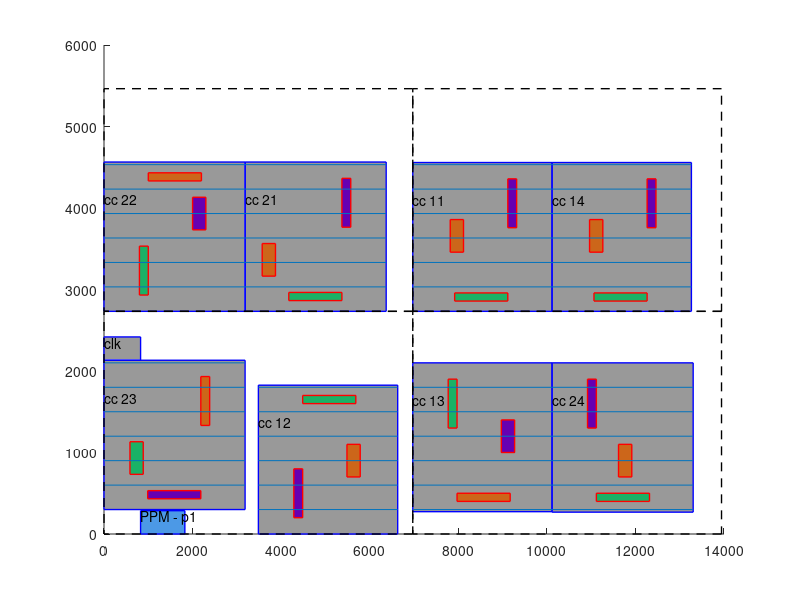

Write MATLAB code to recreate this figure.
%PPM1 
x1=826; 
x2=1826; 
y1=0; 
y2=286; 
rectangle('Position',[x1,y1,x2-x1,y2-y1],'FaceColor',[.3 .6 .9],'EdgeColor','b','LineWidth',1);
str = 'PPM - p1'; 
 nstr = strrep(str,'_',' '); 
 text(x1+5,y2-((y2-y1)/4),nstr);%module1 
x1=6972; 
x2=10118; 
y1=2732; 
y2=4558; 
rectangle('Position',[x1,y1,x2-x1,y2-y1],'FaceColor',[.6 .6 .6],'EdgeColor','b','LineWidth',1);
str = 'cc_11'; 
 nstr = strrep(str,'_',' '); 
 text(x1+5,y2-((y2-y1)/4),nstr);x1=7918; 
x2=9118; 
y1=2858; 
y2=2958; 
rectangle('Position',[x1,y1,x2-x1,y2-y1],'FaceColor',[0.1 0.7 0.4],'EdgeColor','r','LineWidth',1);
x1=9118; 
x2=9318; 
y1=3758; 
y2=4358; 
rectangle('Position',[x1,y1,x2-x1,y2-y1],'FaceColor',[0.4 0.0 0.7],'EdgeColor','r','LineWidth',1);
x1=7818; 
x2=8118; 
y1=3458; 
y2=3858; 
rectangle('Position',[x1,y1,x2-x1,y2-y1],'FaceColor',[0.8 0.4 0.1],'EdgeColor','r','LineWidth',1);
%module2 
x1=3486; 
x2=6632; 
y1=0; 
y2=1826; 
rectangle('Position',[x1,y1,x2-x1,y2-y1],'FaceColor',[.6 .6 .6],'EdgeColor','b','LineWidth',1);
str = 'cc_12'; 
 nstr = strrep(str,'_',' '); 
 text(x1+5,y2-((y2-y1)/4),nstr);x1=4486; 
x2=5686; 
y1=1600; 
y2=1700; 
rectangle('Position',[x1,y1,x2-x1,y2-y1],'FaceColor',[0.1 0.7 0.4],'EdgeColor','r','LineWidth',1);
x1=4286; 
x2=4486; 
y1=200; 
y2=800; 
rectangle('Position',[x1,y1,x2-x1,y2-y1],'FaceColor',[0.4 0.0 0.7],'EdgeColor','r','LineWidth',1);
x1=5486; 
x2=5786; 
y1=700; 
y2=1100; 
rectangle('Position',[x1,y1,x2-x1,y2-y1],'FaceColor',[0.8 0.4 0.1],'EdgeColor','r','LineWidth',1);
%module3 
x1=6972; 
x2=10118; 
y1=274; 
y2=2100; 
rectangle('Position',[x1,y1,x2-x1,y2-y1],'FaceColor',[.6 .6 .6],'EdgeColor','b','LineWidth',1);
str = 'cc_13'; 
 nstr = strrep(str,'_',' '); 
 text(x1+5,y2-((y2-y1)/4),nstr);x1=7972; 
x2=9172; 
y1=400; 
y2=500; 
rectangle('Position',[x1,y1,x2-x1,y2-y1],'FaceColor',[0.8 0.4 0.1],'EdgeColor','r','LineWidth',1);
x1=7772; 
x2=7972; 
y1=1300; 
y2=1900; 
rectangle('Position',[x1,y1,x2-x1,y2-y1],'FaceColor',[0.1 0.7 0.4],'EdgeColor','r','LineWidth',1);
x1=8972; 
x2=9272; 
y1=1000; 
y2=1400; 
rectangle('Position',[x1,y1,x2-x1,y2-y1],'FaceColor',[0.4 0.0 0.7],'EdgeColor','r','LineWidth',1);
%module4 
x1=10118; 
x2=13264; 
y1=2732; 
y2=4558; 
rectangle('Position',[x1,y1,x2-x1,y2-y1],'FaceColor',[.6 .6 .6],'EdgeColor','b','LineWidth',1);
str = 'cc_14'; 
 nstr = strrep(str,'_',' '); 
 text(x1+5,y2-((y2-y1)/4),nstr);x1=11064; 
x2=12264; 
y1=2858; 
y2=2958; 
rectangle('Position',[x1,y1,x2-x1,y2-y1],'FaceColor',[0.1 0.7 0.4],'EdgeColor','r','LineWidth',1);
x1=12264; 
x2=12464; 
y1=3758; 
y2=4358; 
rectangle('Position',[x1,y1,x2-x1,y2-y1],'FaceColor',[0.4 0.0 0.7],'EdgeColor','r','LineWidth',1);
x1=10964; 
x2=11264; 
y1=3458; 
y2=3858; 
rectangle('Position',[x1,y1,x2-x1,y2-y1],'FaceColor',[0.8 0.4 0.1],'EdgeColor','r','LineWidth',1);
%module5 
x1=3186; 
x2=6372; 
y1=2732; 
y2=4564; 
rectangle('Position',[x1,y1,x2-x1,y2-y1],'FaceColor',[.6 .6 .6],'EdgeColor','b','LineWidth',1);
str = 'cc_21'; 
 nstr = strrep(str,'_',' '); 
 text(x1+5,y2-((y2-y1)/4),nstr);x1=4172; 
x2=5372; 
y1=2864; 
y2=2964; 
rectangle('Position',[x1,y1,x2-x1,y2-y1],'FaceColor',[0.1 0.7 0.4],'EdgeColor','r','LineWidth',1);
x1=5372; 
x2=5572; 
y1=3764; 
y2=4364; 
rectangle('Position',[x1,y1,x2-x1,y2-y1],'FaceColor',[0.4 0.0 0.7],'EdgeColor','r','LineWidth',1);
x1=3572; 
x2=3872; 
y1=3164; 
y2=3564; 
rectangle('Position',[x1,y1,x2-x1,y2-y1],'FaceColor',[0.8 0.4 0.1],'EdgeColor','r','LineWidth',1);
%module6 
x1=0; 
x2=3186; 
y1=2732; 
y2=4564; 
rectangle('Position',[x1,y1,x2-x1,y2-y1],'FaceColor',[.6 .6 .6],'EdgeColor','b','LineWidth',1);
str = 'cc_22'; 
 nstr = strrep(str,'_',' '); 
 text(x1+5,y2-((y2-y1)/4),nstr);x1=1000; 
x2=2200; 
y1=4332; 
y2=4432; 
rectangle('Position',[x1,y1,x2-x1,y2-y1],'FaceColor',[0.8 0.4 0.1],'EdgeColor','r','LineWidth',1);
x1=800; 
x2=1000; 
y1=2932; 
y2=3532; 
rectangle('Position',[x1,y1,x2-x1,y2-y1],'FaceColor',[0.1 0.7 0.4],'EdgeColor','r','LineWidth',1);
x1=2000; 
x2=2300; 
y1=3732; 
y2=4132; 
rectangle('Position',[x1,y1,x2-x1,y2-y1],'FaceColor',[0.4 0.0 0.7],'EdgeColor','r','LineWidth',1);
%module7 
x1=0; 
x2=3186; 
y1=300; 
y2=2132; 
rectangle('Position',[x1,y1,x2-x1,y2-y1],'FaceColor',[.6 .6 .6],'EdgeColor','b','LineWidth',1);
str = 'cc_23'; 
 nstr = strrep(str,'_',' '); 
 text(x1+5,y2-((y2-y1)/4),nstr);x1=986; 
x2=2186; 
y1=432; 
y2=532; 
rectangle('Position',[x1,y1,x2-x1,y2-y1],'FaceColor',[0.4 0.0 0.7],'EdgeColor','r','LineWidth',1);
x1=2186; 
x2=2386; 
y1=1332; 
y2=1932; 
rectangle('Position',[x1,y1,x2-x1,y2-y1],'FaceColor',[0.8 0.4 0.1],'EdgeColor','r','LineWidth',1);
x1=586; 
x2=886; 
y1=732; 
y2=1132; 
rectangle('Position',[x1,y1,x2-x1,y2-y1],'FaceColor',[0.1 0.7 0.4],'EdgeColor','r','LineWidth',1);
%module8 
x1=10118; 
x2=13304; 
y1=268; 
y2=2100; 
rectangle('Position',[x1,y1,x2-x1,y2-y1],'FaceColor',[.6 .6 .6],'EdgeColor','b','LineWidth',1);
str = 'cc_24'; 
 nstr = strrep(str,'_',' '); 
 text(x1+5,y2-((y2-y1)/4),nstr);x1=11118; 
x2=12318; 
y1=400; 
y2=500; 
rectangle('Position',[x1,y1,x2-x1,y2-y1],'FaceColor',[0.1 0.7 0.4],'EdgeColor','r','LineWidth',1);
x1=10918; 
x2=11118; 
y1=1300; 
y2=1900; 
rectangle('Position',[x1,y1,x2-x1,y2-y1],'FaceColor',[0.4 0.0 0.7],'EdgeColor','r','LineWidth',1);
x1=11618; 
x2=11918; 
y1=700; 
y2=1100; 
rectangle('Position',[x1,y1,x2-x1,y2-y1],'FaceColor',[0.8 0.4 0.1],'EdgeColor','r','LineWidth',1);
%module9 
x1=0; 
x2=826; 
y1=2132; 
y2=2418; 
rectangle('Position',[x1,y1,x2-x1,y2-y1],'FaceColor',[.6 .6 .6],'EdgeColor','b','LineWidth',1);
str = 'clk'; 
 nstr = strrep(str,'_',' '); 
 text(x1+5,y2-((y2-y1)/4),nstr);%line3032 
line([6972 10118], [3032 3032])
%line3332 
line([6972 10118], [3332 3332])
%line3632 
line([6972 10118], [3632 3632])
%line3932 
line([6972 10118], [3932 3932])
%line4232 
line([6972 10118], [4232 4232])
%line4532 
line([6972 10118], [4532 4532])
%line300 
line([3486 6632], [300 300])
%line600 
line([3486 6632], [600 600])
%line900 
line([3486 6632], [900 900])
%line1200 
line([3486 6632], [1200 1200])
%line1500 
line([3486 6632], [1500 1500])
%line1800 
line([3486 6632], [1800 1800])
%line300 
line([6972 10118], [300 300])
%line600 
line([6972 10118], [600 600])
%line900 
line([6972 10118], [900 900])
%line1200 
line([6972 10118], [1200 1200])
%line1500 
line([6972 10118], [1500 1500])
%line1800 
line([6972 10118], [1800 1800])
%line3032 
line([10118 13264], [3032 3032])
%line3332 
line([10118 13264], [3332 3332])
%line3632 
line([10118 13264], [3632 3632])
%line3932 
line([10118 13264], [3932 3932])
%line4232 
line([10118 13264], [4232 4232])
%line4532 
line([10118 13264], [4532 4532])
%line3032 
line([3186 6372], [3032 3032])
%line3332 
line([3186 6372], [3332 3332])
%line3632 
line([3186 6372], [3632 3632])
%line3932 
line([3186 6372], [3932 3932])
%line4232 
line([3186 6372], [4232 4232])
%line4532 
line([3186 6372], [4532 4532])
%line3032 
line([0 3186], [3032 3032])
%line3332 
line([0 3186], [3332 3332])
%line3632 
line([0 3186], [3632 3632])
%line3932 
line([0 3186], [3932 3932])
%line4232 
line([0 3186], [4232 4232])
%line4532 
line([0 3186], [4532 4532])
%line600 
line([0 3186], [600 600])
%line900 
line([0 3186], [900 900])
%line1200 
line([0 3186], [1200 1200])
%line1500 
line([0 3186], [1500 1500])
%line1800 
line([0 3186], [1800 1800])
%line2100 
line([0 3186], [2100 2100])
%line300 
line([10118 13304], [300 300])
%line600 
line([10118 13304], [600 600])
%line900 
line([10118 13304], [900 900])
%line1200 
line([10118 13304], [1200 1200])
%line1500 
line([10118 13304], [1500 1500])
%line1800 
line([10118 13304], [1800 1800])
%region 
x1=0; 
x2=6972; 
y1=0; 
y2=2732; 
rectangle('Position',[x1,y1,x2-x1,y2-y1],'FaceColor','none','EdgeColor',[0.000000 0.000000 0.000000],'LineWidth',1,'LineStyle','--');
%region 
x1=6972; 
x2=13944; 
y1=0; 
y2=2732; 
rectangle('Position',[x1,y1,x2-x1,y2-y1],'FaceColor','none','EdgeColor',[0.000000 0.000000 0.000000],'LineWidth',1,'LineStyle','--');
%region 
x1=0; 
x2=6972; 
y1=2732; 
y2=5464; 
rectangle('Position',[x1,y1,x2-x1,y2-y1],'FaceColor','none','EdgeColor',[0.000000 0.000000 0.000000],'LineWidth',1,'LineStyle','--');
%region 
x1=6972; 
x2=13944; 
y1=2732; 
y2=5464; 
rectangle('Position',[x1,y1,x2-x1,y2-y1],'FaceColor','none','EdgeColor',[0.000000 0.000000 0.000000],'LineWidth',1,'LineStyle','--');
